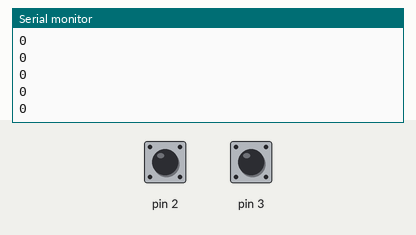
Bench run of a sketch on a simulated Arduino Uno, built with avr-gcc and run on an emulated ATmega328P. Shown: the last lines printed to the serial monitor. Inputs (shaded band) come from the test bench; at power-on: pin 2 HIGH, pin 3 HIGH.

Above: at 1.2 s.
1.3 s: pin 2 pulled LOW for 0.15 s
At 1.76 s:
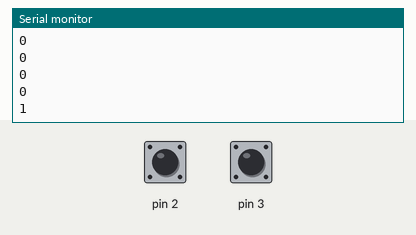
2.9 s: pin 2 pulled LOW for 1 s
At 4.16 s:
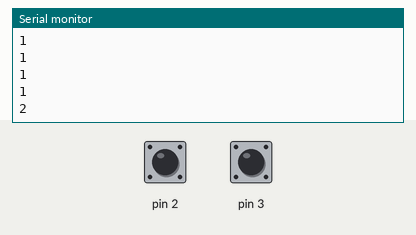
Timing chart, 0 to 5.9 s (numbered marks = the images above; inputs shaded):
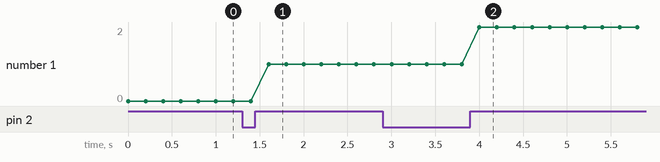

Measured:
- after the input at 1.3 s, the serial monitor: prints a new line after 0.30 s (image 1)
- after the input at 2.9 s, the serial monitor: prints a new line after 1.1 s (image 2)
- plotted number 1: 0 → 1 after the input at 1.3 s, 1 → 2 after the input at 2.9 s

The sketch:

basic_encoder_read.ino
```cpp
volatile long encoderPos = 0;

void ISR_A() {
  if (digitalRead(3) == HIGH)
    encoderPos++;
  else
    encoderPos--;
}

void setup() {
  Serial.begin(9600);

  pinMode(2, INPUT_PULLUP); // A
  pinMode(3, INPUT_PULLUP); // B

  attachInterrupt(digitalPinToInterrupt(2), ISR_A, RISING);
}

void loop() {
  Serial.println(encoderPos);
  delay(200);
}
```
